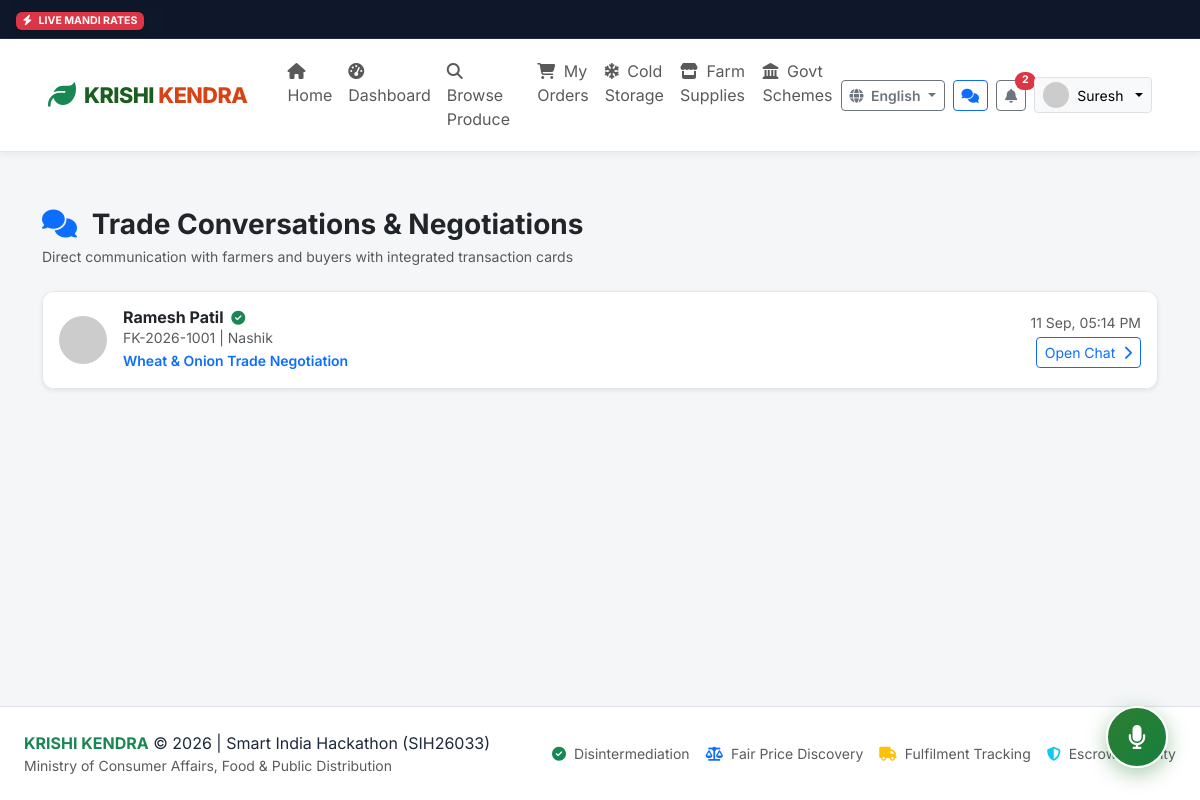
/chat/ (signed in), run on the app's committed database.
### app/models.py (models this page shows, shortened)
class User(db.Model):
    __tablename__ = 'users'
    id = db.Column(db.Integer, primary_key=True)
    custom_id = db.Column(db.String(32), unique=True, nullable=False, index=True) # e.g. FK-2026-1001, BK-2026-2001, ADM-001
    phone = db.Column(db.String(15), unique=True, nullable=False, index=True)
    password_hash = db.Column(db.String(255), nullable=True)
    role = db.Column(db.String(20), nullable=False, default='farmer') # farmer, buyer, admin
    name = db.Column(db.String(120), nullable=False)
    profile_image = db.Column(db.String(255), default='default_avatar.png')
    preferred_language = db.Column(db.String(10), default='en') # en, hi, mr, ta, te
    is_verified = db.Column(db.Boolean, default=False)
    verification_status = db.Column(db.String(20), default='none') # none, pending, approved, rejected
    gov_id_type = db.Column(db.String(50), nullable=True) # Aadhaar, Voter Card, Kisan Credit Card
    gov_id_masked = db.Column(db.String(50), nullable=True) # e.g. "XXXX-XXXX-1234" (Never store full plaintext)
    verification_doc = db.Column(db.String(255), nullable=True)
    verification_rejection_reason = db.Column(db.String(255), nullable=True)
    is_active = db.Column(db.Boolean, default=True)
    created_at = db.Column(db.DateTime, default=datetime.utcnow)
    updated_at = db.Column(db.DateTime, default=datetime.utcnow, onupdate=datetime.utcnow)
    farmer_profile = db.relationship('FarmerProfile', backref='user', uselist=False, cascade='all, delete-orphan')
    buyer_profile = db.relationship('BuyerProfile', backref='user', uselist=False, cascade='all, delete-orphan')
    inventories = db.relationship('Inventory', backref='farmer', lazy='dynamic', cascade='all, delete-orphan')
    requirements = db.relationship('Requirement', backref='buyer', lazy='dynamic', cascade='all, delete-orphan')
    notifications = db.relationship('Notification', backref='user', lazy='dynamic', cascade='all, delete-orphan')

class ChatThread(db.Model):
    __tablename__ = 'chat_threads'
    id = db.Column(db.Integer, primary_key=True)
    farmer_id = db.Column(db.Integer, db.ForeignKey('users.id'), nullable=False)
    buyer_id = db.Column(db.Integer, db.ForeignKey('users.id'), nullable=False)
    order_id = db.Column(db.Integer, db.ForeignKey('orders.id', ondelete='SET NULL'), nullable=True)
    offer_id = db.Column(db.Integer, db.ForeignKey('offers.id', ondelete='SET NULL'), nullable=True)
    subject_product = db.Column(db.String(100), default='Produce Negotiation')
    last_message_at = db.Column(db.DateTime, default=datetime.utcnow)
    farmer = db.relationship('User', foreign_keys=[farmer_id])
    buyer = db.relationship('User', foreign_keys=[buyer_id])
    messages = db.relationship('Message', backref='thread', lazy='dynamic', cascade='all, delete-orphan')

class FarmerProfile(db.Model):
    __tablename__ = 'farmer_profiles'
    id = db.Column(db.Integer, primary_key=True)
    user_id = db.Column(db.Integer, db.ForeignKey('users.id', ondelete='CASCADE'), nullable=False, unique=True)
    address = db.Column(db.String(255), default='')
    district = db.Column(db.String(100), default='Nashik')
    state = db.Column(db.String(100), default='Maharashtra')
    pincode = db.Column(db.String(10), default='422001')
    farm_location_name = db.Column(db.String(150), default='Family Farm')
    farm_latitude = db.Column(db.Float, nullable=True, default=19.9975)
    farm_longitude = db.Column(db.Float, nullable=True, default=73.7898)
    google_maps_link = db.Column(db.String(300), default='')
    farm_size_acres = db.Column(db.Float, default=3.5)
    crops_grown = db.Column(db.String(255), default='Wheat, Onion, Tomato')
    bio = db.Column(db.Text, default='Dedicated organic farmer cultivating natural crops.')
    min_qty_kg = db.Column(db.Float, default=50.0)
    max_qty_kg = db.Column(db.Float, default=10000.0)
    open_to_all_quantities = db.Column(db.Boolean, default=True)
    share_phone_consent = db.Column(db.Boolean, default=False)
    rating = db.Column(db.Float, default=4.8)
    total_reviews = db.Column(db.Integer, default=12)

### app/routes/chat.py (the view)
@chat_bp.route('/')
@login_required
def chat_list():
    user = g.user
    if user.role == 'farmer':
        threads = ChatThread.query.filter_by(farmer_id=user.id).order_by(ChatThread.last_message_at.desc()).all()
    else:
        threads = ChatThread.query.filter_by(buyer_id=user.id).order_by(ChatThread.last_message_at.desc()).all()
    return render_template('chat/chat_list.html', threads=threads, user=user)

### app/templates/chat/chat_list.html (shortened to what this page needs)
{% extends "base.html" %}
{% block content %}
<div class="container py-4">
  <div class="d-flex justify-content-between align-items-center mb-4">
    <div>
      <h3 class="fw-bold text-dark mb-1"><i class="fas fa-comments text-primary me-2"></i> Trade Conversations & Negotiations</h3>
      <p class="text-muted small mb-0">Direct communication with farmers and buyers with integrated transaction cards</p>
    </div>
  </div>
  <div class="k-card p-0 overflow-hidden shadow-sm">
    {% if threads %}
      <div class="list-group list-group-flush">
        {% for t in threads %}
          {% set other = t.buyer if user.id == t.farmer_id else t.farmer %}
          {% set other_prof = other.buyer_profile if other.role == 'buyer' else other.farmer_profile %}
          <a href="{{ url_for('chat.view_thread', thread_id=t.id) }}" class="list-group-item list-group-item-action p-3 d-flex justify-content-between align-items-center">
            <div class="d-flex align-items-center gap-3">
              <img src="https://ui-avatars.com/api/?name={{ other.name }}&background={% if other.role == 'farmer' %}2e7d32{% else %}e65100{% endif %}&color=fff" alt="Avatar" class="rounded-circle" width="48" height="48">
              <div>
                <h6 class="fw-bold mb-0 text-dark">
                  {{ other.name }}
                  {% if other.is_verified %}
                    <i class="fas fa-check-circle text-success small ms-1"></i>
                  {% endif %}
                </h6>
                <small class="text-muted d-block">{{ other.custom_id }} | {{ other_prof.district if other_prof else 'Location' }}</small>
                <small class="text-primary fw-semibold">{{ t.subject_product }}</small>
              </div>
            </div>
            <div class="text-end">
              <small class="text-muted d-block">{{ t.last_message_at.strftime('%d %b, %I:%M %p') }}</small>
              <span class="btn btn-sm btn-outline-primary mt-1">Open Chat <i class="fas fa-chevron-right ms-1"></i></span>
            </div>
          </a>
        {% endfor %}
      </div>
    {% else %}
      <div class="text-center py-5 text-muted">
        <i class="fas fa-comments fa-3x opacity-50 mb-3"></i>
        <h5>No active conversation threads.</h5>
        <p class="text-muted">Start an inquiry from the browse produce page or send an offer to begin chatting!</p>
      </div>
    {% endif %}
  </div>
</div>
{% endblock %}

### app/templates/base.html (shortened to what this page needs)
<!DOCTYPE html>
<html lang="{{ current_lang }}">
<head>
  <link href="https://cdn.jsdelivr.net/npm/bootstrap@5.3.3/dist/css/bootstrap.min.css" rel="stylesheet">
  <link rel="stylesheet" href="https://cdnjs.cloudflare.com/ajax/libs/font-awesome/6.5.1/css/all.min.css">
  <link rel="stylesheet" href="{{ url_for('static', filename='css/style.css') }}">
</head>
<body class="{% if current_user and current_user.role == 'farmer' %}theme-farmer{% elif current_user and current_user.role == 'buyer' %}theme-buyer{% elif current_user and current_user.role == 'admin' %}theme-admin{% endif %}">
  <div class="mandi-ticker">
    <div class="mandi-ticker-badge">
      <span class="badge bg-danger shadow-sm"><i class="fas fa-bolt me-1"></i> LIVE MANDI RATES</span>
    </div>
    <div class="mandi-ticker-track">
      <div class="ticker-wrap">
      </div>
    </div>
  </div>
  <nav class="navbar navbar-expand-lg navbar-krishi sticky-top">
    <div class="container-fluid px-lg-4">
      <a class="navbar-brand d-flex align-items-center" href="{{ url_for('main.index') }}">
        <i class="fas fa-leaf text-success fs-3 me-2"></i>
        <div class="brand-title">
          KRISHI <span>KENDRA</span>
        </div>
      </a>
      <div class="collapse navbar-collapse" id="navbarKrishiContent">
        <ul class="navbar-nav me-auto mb-2 mb-lg-0 ms-lg-3">
          <li class="nav-item">
            <a class="nav-link {% if request.endpoint == 'main.index' %}active fw-bold{% endif %}" href="{{ url_for('main.index') }}"><i class="fas fa-home me-1"></i> <span data-i18n="nav_home">Home</span></a>
          </li>
          {% if current_user %}
            {% if current_user.role == 'farmer' %}
              <li class="nav-item">
                <a class="nav-link {% if request.endpoint == 'farmer.dashboard' %}active text-success fw-bold{% endif %}" href="{{ url_for('farmer.dashboard') }}"><i class="fas fa-tachometer-alt me-1"></i> <span data-i18n="nav_dashboard">Dashboard</span></a>
              </li>
              <li class="nav-item">
                <a class="nav-link {% if request.endpoint == 'farmer.inventory' or request.endpoint == 'farmer.add_produce' %}active text-success fw-bold{% endif %}" href="{{ url_for('farmer.inventory') }}"><i class="fas fa-boxes me-1"></i> <span data-i18n="nav_inventory">My Inventory</span></a>
              </li>
              <li class="nav-item">
                <a class="nav-link {% if request.endpoint == 'farmer.orders' %}active text-success fw-bold{% endif %}" href="{{ url_for('farmer.orders') }}"><i class="fas fa-handshake me-1"></i> <span data-i18n="nav_orders">Orders</span></a>
              </li>
            {% elif current_user.role == 'buyer' %}
              <li class="nav-item">
                <a class="nav-link " href="{{ url_for('buyer.dashboard') }}"><i class="fas fa-tachometer-alt me-1"></i> <span data-i18n="nav_dashboard"></span></a>
              </li>
              <li class="nav-item">
                <a class="nav-link {% if request.endpoint == 'buyer.browse' %}active text-warning fw-bold{% endif %}" href="{{ url_for('buyer.browse') }}"><i class="fas fa-search me-1"></i> Browse Produce</a>
              </li>
              <li class="nav-item">
                <a class="nav-link {% if request.endpoint == 'buyer.orders' %}active text-warning fw-bold{% endif %}" href="{{ url_for('buyer.orders') }}"><i class="fas fa-shopping-cart me-1"></i> My Orders</a>
              </li>
            {% elif current_user.role == 'admin' %}
              <li class="nav-item">
                <a class="nav-link {% if 'admin.' in (request.endpoint or '') %}active text-primary fw-bold{% endif %}" href="{{ url_for('admin.dashboard') }}"><i class="fas fa-shield-alt me-1"></i> Admin Portal</a>
              </li>
            {% endif %}
          {% endif %}
          <li class="nav-item">
            <a class="nav-link " href="{{ url_for('cold_storage.index') }}"><i class="fas fa-snowflake me-1"></i> <span data-i18n="nav_cold_storage"></span></a>
          </li>
          <li class="nav-item">
            <a class="nav-link " href="{{ url_for('marketplace.index') }}"><i class="fas fa-store me-1"></i> <span data-i18n="nav_marketplace"></span></a>
          </li>
          <li class="nav-item">
            <a class="nav-link {% if 'schemes.' in (request.endpoint or '') %}active fw-bold{% endif %}" href="{{ url_for('schemes.index') }}"><i class="fas fa-landmark me-1"></i> <span data-i18n="nav_schemes">Govt Schemes</span></a>
          </li>
        </ul>
        <div class="d-flex align-items-center gap-2">
          <div class="dropdown">
            <button class="btn btn-sm btn-outline-secondary dropdown-toggle fw-semibold" type="button" data-bs-toggle="dropdown">
              <i class="fas fa-globe me-1"></i> {{ available_languages.get(current_lang, 'Language') }}
            </button>
          </div>
          {% if current_user %}
            <a href="{{ url_for('chat.chat_list') }}" class="btn btn-sm btn-outline-primary position-relative" title="Conversations & Offers">
              <i class="fas fa-comments"></i>
            </a>
            <div class="dropdown">
              <button class="btn btn-sm btn-outline-secondary position-relative" type="button" data-bs-toggle="dropdown" title="Notifications">
                <i class="fas fa-bell"></i>
                {% if unread_notifications_count > 0 %}
                  <span class="position-absolute top-0 start-100 translate-middle badge rounded-pill bg-danger">
                    {{ unread_notifications_count }}
                  </span>
                {% endif %}
              </button>
            </div>
            <div class="dropdown">
              <button class="btn btn-sm btn-light border dropdown-toggle d-flex align-items-center gap-2" type="button" data-bs-toggle="dropdown">
                <img src="{% if current_user.profile_image and current_user.profile_image != 'default_avatar.png' %}{{ url_for('static', filename='uploads/' + current_user.profile_image) }}{% else %}https://ui-avatars.com/api/?name={{ current_user.name }}&background=2e7d32&color=fff{% endif %}" alt="Avatar" class="rounded-circle" width="26" height="26">
                <span>{{ current_user.name.split()[0] }}</span>
              </button>
            </div>
          {% endif %}
        </div>
      </div>
    </div>
  </nav>
  <main class="py-3">
    {% block content %}{% endblock %}
  </main>
  <div class="voice-assistant-fab" id="voiceAssistantFab" title="Click to speak or chat with Krishi Mitra AI Copilot">
    <i class="fas fa-microphone fs-4"></i>
  </div>
  <footer class="bg-white border-top py-4 mt-5">
    <div class="container-fluid px-lg-4 d-flex flex-column flex-md-row justify-content-between align-items-center gap-3">
      <div>
        <span class="fw-bold text-success">KRISHI KENDRA</span> &copy; 2026 | Smart India Hackathon (SIH26033)
        <div class="text-muted small">Ministry of Consumer Affairs, Food & Public Distribution</div>
      </div>
      <div class="d-flex gap-3 small text-muted">
        <span><i class="fas fa-check-circle text-success me-1"></i> Disintermediation</span>
        <span><i class="fas fa-balance-scale text-primary me-1"></i> Fair Price Discovery</span>
        <span><i class="fas fa-truck text-warning me-1"></i> Fulfilment Tracking</span>
        <span><i class="fas fa-shield-alt text-info me-1"></i> Escrow Security</span>
      </div>
    </div>
  </footer>
</body>
</html>

### data on the page
User: name "Suresh"
ChatThread: subject_product "Wheat & Onion Trade Negotiation", last_message_at "11 Sep, 05:14 PM"
User: name "Ramesh Patil", custom_id "FK-2026-1001"
FarmerProfile: district "Nashik"

### other printed values
{{ available_languages.get(current_lang, 'Language') }} "English"
{{ unread_notifications_count }} "2"
